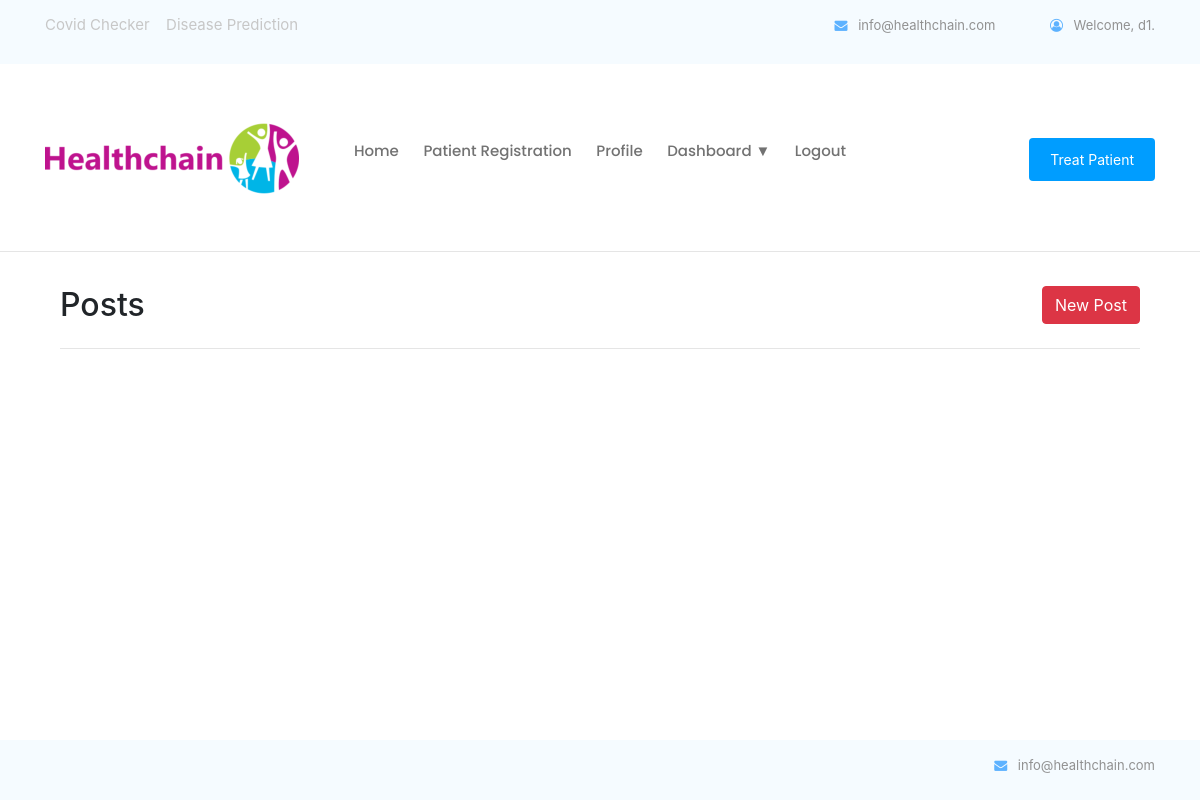
/home/myposts/ (signed in), run on an earlier commit of the app's database.
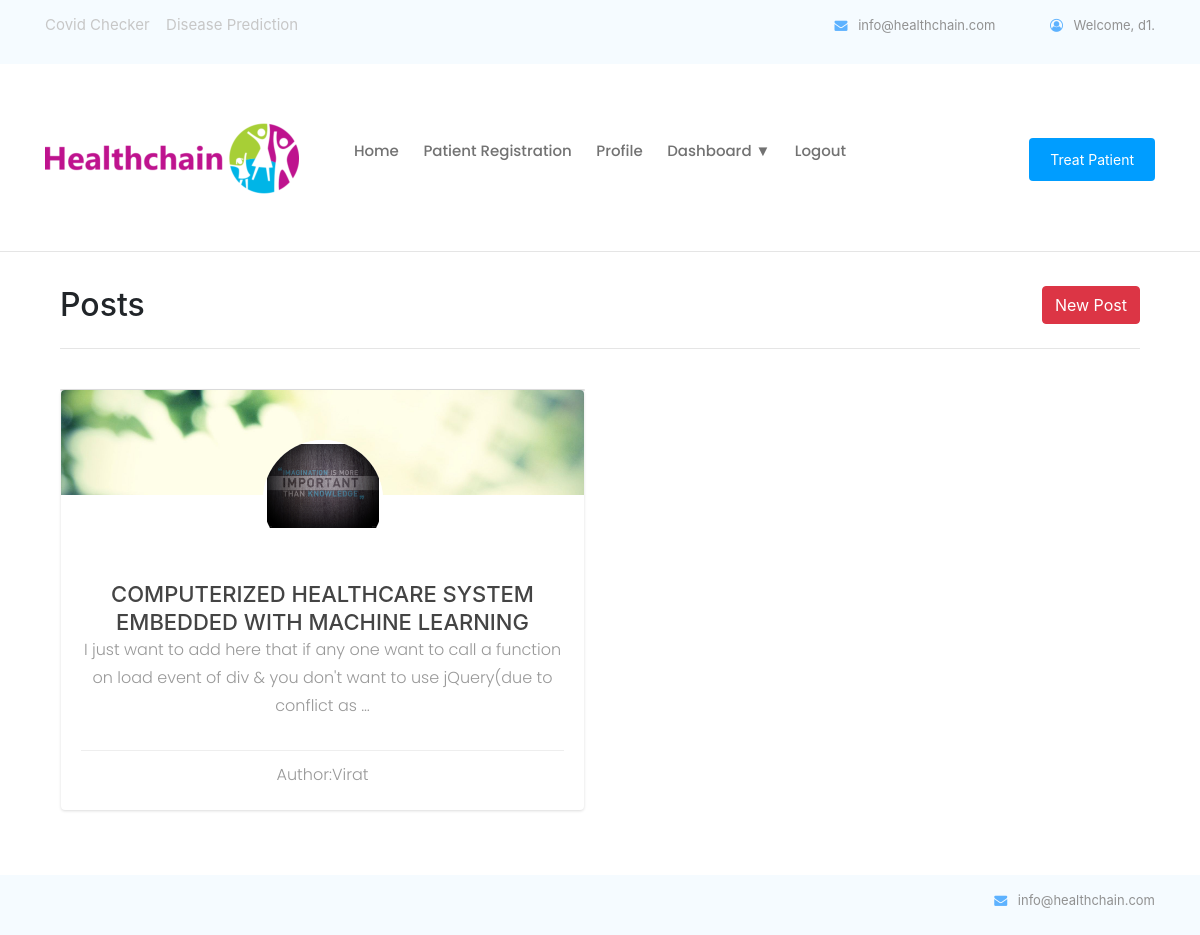
And on a later commit of the database.
### pages/models.py (models this page shows, shortened)
class Post(models.Model):
    title = models.CharField(max_length=100,blank=True)
    content = models.TextField(blank=True)
    image=models.ImageField(upload_to='posts/',blank=True,null=True)
    author = models.ForeignKey(Doctor,on_delete=models.CASCADE)
    created_date = models.DateTimeField(auto_now_add=True)
    likes = models.IntegerField(default=0)
    dislikes = models.IntegerField(default=0)

class Doctor(models.Model):
	id=models.BigAutoField(primary_key=True)
	username= models.OneToOneField(MyUser,on_delete=models.CASCADE)
	regid = models.CharField(max_length=60,unique=True)
	dname=models.CharField(max_length=50)
	dob = models.DateField(null=True, blank=True)
	gender=models.IntegerField(choices=GENDER_CHOICES,blank=True)
	spec=models.CharField(max_length=50,blank=True)
	hos=models.CharField(max_length=150,blank=True)
	imagefile=models.ImageField(upload_to='doctor/',default="default.jpg",blank=True,null=True)
	location = PlacesField()
	follower = GenericRelation(Follow,related_query_name='doctor')
	state=models.CharField(max_length=20,blank=True)
	email = models.EmailField(max_length=254,blank=True)
	contact = models.CharField(max_length=14,blank=True)
	aadhaar = models.CharField(max_length=12,blank=True)
	def __str__(self):
		return self.dname

### pages/views.py (the view)
# urls.py: path('myposts/',DoctorPosts.as_view(), name='myposts'),
class DoctorPosts(MyPermissionMixin, ListView):
    raise_exception = True
    login_url = "/login/"
    context_object_name = 'posts'
    def get_queryset(self):
        dt = get_object_or_404(Doctor, username=self.request.user)
        queryset = Post.objects.filter(author=dt)
        for p in queryset:
            p.comment=Comments.objects.filter(post=p).order_by('-date')[:2]
            p.count=Comments.objects.filter(post=p).count()
        return queryset
    def get_context_data(self, **kwargs):
        context = super(DoctorPosts, self).get_context_data(**kwargs)
        context['author'] = get_object_or_404(Doctor, username=self.request.user)
        return context
    template_name = 'pages/myposts.html'
    def test_func(self):
        return (self.request.user.user_type == 2)

### pages/views.py (called while the page is built)
    def dispatch(self, request, *args, **kwargs):
        if not request.user.is_authenticated:
            return redirect('login')
        else:
            user_test_result = self.get_test_func()()
            if not request.user.is_authenticated or not user_test_result:
                return HttpResponse('<h2> Permission Denied ! </h2>')
            return super().dispatch(request, *args, **kwargs)

### pages/templates/pages/myposts.html (shortened to what this page needs)
{% extends 'pages/base.html' %}
{% load crispy_forms_tags %}
{% block content %}
<div class="container">
    <div class="row">
        <div class="col-sm-6"><h2> Posts</h2></div>
        <div class="col-sm-6">
            <a style="float: right;" class="btn btn-danger" type="button"
                href="{% url 'addpost' %}">New
                Post</a>
        </div>
    </div>
    <hr>
    <br>
    <div class="row">
        {% for post in posts %}
        <div class="col-xs-12 col-sm-6 col-md-6">
            <div class="card-container">
                <div class="card">
                    <div class="front">
                        <div class="cover">
                        </div>
                        <div class="user">
                            <img class="img-circle" src="{{author.imagefile.url}}" />
                        </div>
                        <div class="content">
                            <div class="main">
                                <h3 class="name">{{post.title}}</h3>
                                <p class="profession">{{post.content|truncatewords:30}}</p>
                                <div class="footer">
                                    <p class="profession">Author:{{post.author}}</p>
                                </div>
                            </div>
                        </div>
                    </div>
                    <div class="back">
                        <div class="header">
                            <h5 class="motto">{{post.created_date}}</h5>
                        </div>
                        <div class="content">
                            <div class="main">
                                <h4 class="text-center">Comments</h4>
                                <div class="stats-container">
                                    <div class="stats">
                                        <h4>{{post.likes}}</h4>
                                        <p>
                                        </p>
                                    </div>
                                    <div class="stats">
                                        <h4>{{post.dislikes}}</h4>
                                        <p>
                                        </p>
                                    </div>
                                    <div class="stats">
                                        <h4>{{post.count}}</h4>
                                        <p>
                                        </p>
                                    </div>
                                </div>
    <br>
                            </div>
                        </div>
                        <div class="footer">
                            <div class="social-links text-center">
                                <a href="{% url 'postdetail' pk=post.pk %}"
                                    class="facebook">Read More</a>
                            </div>
                        </div>
                    </div>
                </div>
            </div>
        </div>
        {% endfor %}
    </div>
</div>
{% endblock %}

What changed in the data, as far as the page shows it:
added Post: imagefile (picture), title "COMPUTERIZED HEALTHCARE SYSTEM EMBEDDED WITH MACHINE LEARNING", content "I just want to add here that if any one want to call a function on load event of div & you don't want to use jQuery(due to conflict as …", author "Virat"
